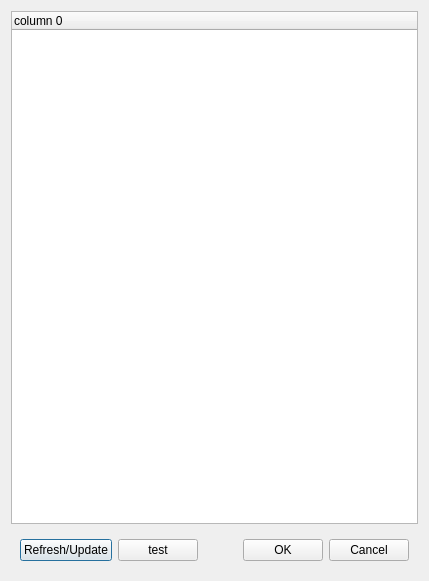
<?xml version="1.0" encoding="UTF-8"?>
<ui version="4.0">
 <class>Dialog</class>
 <widget class="QDialog" name="Dialog">
  <property name="geometry">
   <rect>
    <x>0</x>
    <y>0</y>
    <width>429</width>
    <height>581</height>
   </rect>
  </property>
  <property name="windowTitle">
   <string>Online Data Browser</string>
  </property>
  <layout class="QVBoxLayout" name="verticalLayout">
   <item>
    <widget class="QTreeWidget" name="treeWidget">
     <property name="selectionMode">
      <enum>QAbstractItemView::MultiSelection</enum>
     </property>
     <column>
      <property name="text">
       <string>column 0</string>
      </property>
     </column>
    </widget>
   </item>
   <item>
    <widget class="QFrame" name="frame_buttons">
     <property name="sizePolicy">
      <sizepolicy hsizetype="Preferred" vsizetype="Maximum">
       <horstretch>0</horstretch>
       <verstretch>0</verstretch>
      </sizepolicy>
     </property>
     <layout class="QHBoxLayout" name="horizontalLayout_7">
      <item>
       <widget class="QPushButton" name="btn_update">
        <property name="text">
         <string>Refresh/Update</string>
        </property>
       </widget>
      </item>
      <item>
       <widget class="QPushButton" name="btn_test">
        <property name="text">
         <string>test</string>
        </property>
       </widget>
      </item>
      <item>
       <spacer name="horizontalSpacer">
        <property name="orientation">
         <enum>Qt::Horizontal</enum>
        </property>
        <property name="sizeHint" stdset="0">
         <size>
          <width>279</width>
          <height>20</height>
         </size>
        </property>
       </spacer>
      </item>
      <item>
       <widget class="QPushButton" name="btn_ok">
        <property name="text">
         <string>OK</string>
        </property>
       </widget>
      </item>
      <item>
       <widget class="QPushButton" name="btn_cancel">
        <property name="text">
         <string>Cancel</string>
        </property>
       </widget>
      </item>
     </layout>
    </widget>
   </item>
  </layout>
 </widget>
 <resources/>
 <connections/>
</ui>
